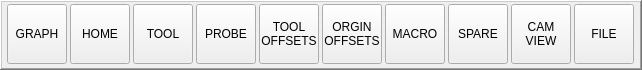
    <widget class="QFrame" name="frame_main_btns_horizontal">
     <property name="geometry">
      <rect>
       <x>0</x>
       <y>698</y>
       <width>642</width>
       <height>70</height>
      </rect>
     </property>
     <property name="minimumSize">
      <size>
       <width>642</width>
       <height>70</height>
      </size>
     </property>
     <property name="maximumSize">
      <size>
       <width>642</width>
       <height>70</height>
      </size>
     </property>
     <property name="frameShape">
      <enum>QFrame::WinPanel</enum>
     </property>
     <property name="frameShadow">
      <enum>QFrame::Raised</enum>
     </property>
     <widget class="PushButton" name="pbtn_mainh_panel_graphic">
      <property name="geometry">
       <rect>
        <x>7</x>
        <y>4</y>
        <width>60</width>
        <height>60</height>
       </rect>
      </property>
      <property name="text">
       <string>GRAPH</string>
      </property>
      <property name="checkable">
       <bool>true</bool>
      </property>
      <property name="autoExclusive">
       <bool>true</bool>
      </property>
      <property name="checked_state_text_option" stdset="0">
       <bool>false</bool>
      </property>
      <property name="python_command_option" stdset="0">
       <bool>false</bool>
      </property>
      <property name="false_state_string" stdset="0">
       <string/>
      </property>
      <property name="true_python_cmd_string" stdset="0">
       <string/>
      </property>
      <property name="false_python_cmd_string" stdset="0">
       <string/>
      </property>
     </widget>
     <widget class="PushButton" name="pbtn_mainh_panel_homing">
      <property name="geometry">
       <rect>
        <x>70</x>
        <y>4</y>
        <width>60</width>
        <height>60</height>
       </rect>
      </property>
      <property name="text">
       <string>HOME</string>
      </property>
      <property name="checkable">
       <bool>true</bool>
      </property>
      <property name="autoExclusive">
       <bool>true</bool>
      </property>
      <property name="checked_state_text_option" stdset="0">
       <bool>false</bool>
      </property>
      <property name="python_command_option" stdset="0">
       <bool>false</bool>
      </property>
      <property name="true_python_cmd_string" stdset="0">
       <string/>
      </property>
      <property name="false_python_cmd_string" stdset="0">
       <string/>
      </property>
     </widget>
     <widget class="PushButton" name="pbtn_mainh_panel_tool">
      <property name="geometry">
       <rect>
        <x>133</x>
        <y>4</y>
        <width>60</width>
        <height>60</height>
       </rect>
      </property>
      <property name="text">
       <string>TOOL</string>
      </property>
      <property name="checkable">
       <bool>true</bool>
      </property>
      <property name="autoExclusive">
       <bool>true</bool>
      </property>
      <property name="python_command_option" stdset="0">
       <bool>false</bool>
      </property>
      <property name="true_python_cmd_string" stdset="0">
       <string/>
      </property>
      <property name="false_python_cmd_string" stdset="0">
       <string/>
      </property>
     </widget>
     <widget class="PushButton" name="pbtn_mainh_panel_probe">
      <property name="geometry">
       <rect>
        <x>196</x>
        <y>4</y>
        <width>60</width>
        <height>60</height>
       </rect>
      </property>
      <property name="text">
       <string>PROBE</string>
      </property>
      <property name="checkable">
       <bool>true</bool>
      </property>
      <property name="autoExclusive">
       <bool>true</bool>
      </property>
      <property name="python_command_option" stdset="0">
       <bool>false</bool>
      </property>
      <property name="true_python_cmd_string" stdset="0">
       <string/>
      </property>
      <property name="false_python_cmd_string" stdset="0">
       <string/>
      </property>
     </widget>
     <widget class="PushButton" name="pbtn_mainh_panel_tool_offsets">
      <property name="geometry">
       <rect>
        <x>259</x>
        <y>4</y>
        <width>60</width>
        <height>60</height>
       </rect>
      </property>
      <property name="text">
       <string>TOOL
OFFSETS</string>
      </property>
      <property name="checkable">
       <bool>true</bool>
      </property>
      <property name="autoExclusive">
       <bool>true</bool>
      </property>
      <property name="python_command_option" stdset="0">
       <bool>false</bool>
      </property>
      <property name="true_python_cmd_string" stdset="0">
       <string/>
      </property>
      <property name="false_python_cmd_string" stdset="0">
       <string/>
      </property>
     </widget>
     <widget class="PushButton" name="pbtn_mainh_panel_macro">
      <property name="geometry">
       <rect>
        <x>385</x>
        <y>4</y>
        <width>60</width>
        <height>60</height>
       </rect>
      </property>
      <property name="text">
       <string>MACRO</string>
      </property>
      <property name="checkable">
       <bool>true</bool>
      </property>
      <property name="autoExclusive">
       <bool>true</bool>
      </property>
      <property name="python_command_option" stdset="0">
       <bool>false</bool>
      </property>
      <property name="true_python_cmd_string" stdset="0">
       <string/>
      </property>
      <property name="false_python_cmd_string" stdset="0">
       <string/>
      </property>
     </widget>
     <widget class="PushButton" name="pbtn_mainh_panel_spare">
      <property name="geometry">
       <rect>
        <x>448</x>
        <y>4</y>
        <width>60</width>
        <height>60</height>
       </rect>
      </property>
      <property name="text">
       <string>SPARE</string>
      </property>
      <property name="checkable">
       <bool>true</bool>
      </property>
      <property name="autoExclusive">
       <bool>true</bool>
      </property>
      <property name="python_command_option" stdset="0">
       <bool>false</bool>
      </property>
      <property name="true_python_cmd_string" stdset="0">
       <string/>
      </property>
      <property name="false_python_cmd_string" stdset="0">
       <string/>
      </property>
     </widget>
     <widget class="PushButton" name="pbtn_mainh_panel_camview">
      <property name="geometry">
       <rect>
        <x>511</x>
        <y>4</y>
        <width>60</width>
        <height>60</height>
       </rect>
      </property>
      <property name="text">
       <string>CAM
VIEW</string>
      </property>
      <property name="checkable">
       <bool>true</bool>
      </property>
      <property name="autoExclusive">
       <bool>true</bool>
      </property>
      <property name="python_command_option" stdset="0">
       <bool>false</bool>
      </property>
      <property name="true_python_cmd_string" stdset="0">
       <string/>
      </property>
      <property name="false_python_cmd_string" stdset="0">
       <string/>
      </property>
     </widget>
     <widget class="PushButton" name="pbtn_mainh_panel_file">
      <property name="geometry">
       <rect>
        <x>574</x>
        <y>4</y>
        <width>60</width>
        <height>60</height>
       </rect>
      </property>
      <property name="text">
       <string>FILE</string>
      </property>
      <property name="checkable">
       <bool>true</bool>
      </property>
      <property name="autoExclusive">
       <bool>true</bool>
      </property>
      <property name="python_command_option" stdset="0">
       <bool>false</bool>
      </property>
      <property name="true_python_cmd_string" stdset="0">
       <string/>
      </property>
      <property name="false_python_cmd_string" stdset="0">
       <string/>
      </property>
     </widget>
     <widget class="PushButton" name="pbtn_mainh_panel_origin_offsets">
      <property name="geometry">
       <rect>
        <x>322</x>
        <y>4</y>
        <width>60</width>
        <height>60</height>
       </rect>
      </property>
      <property name="text">
       <string>ORGIN
OFFSETS</string>
      </property>
      <property name="checkable">
       <bool>true</bool>
      </property>
      <property name="autoExclusive">
       <bool>true</bool>
      </property>
      <property name="python_command_option" stdset="0">
       <bool>false</bool>
      </property>
      <property name="true_python_cmd_string" stdset="0">
       <string/>
      </property>
      <property name="false_python_cmd_string" stdset="0">
       <string/>
      </property>
     </widget>
    </widget>
